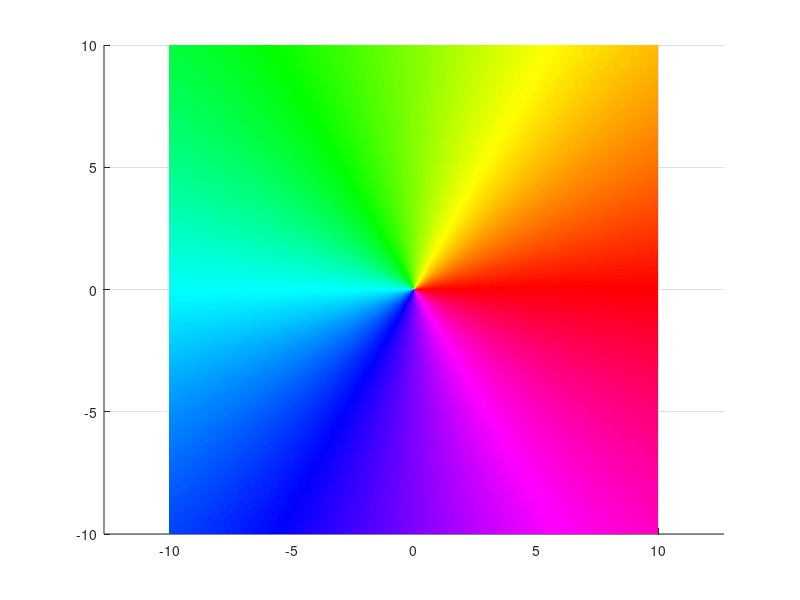
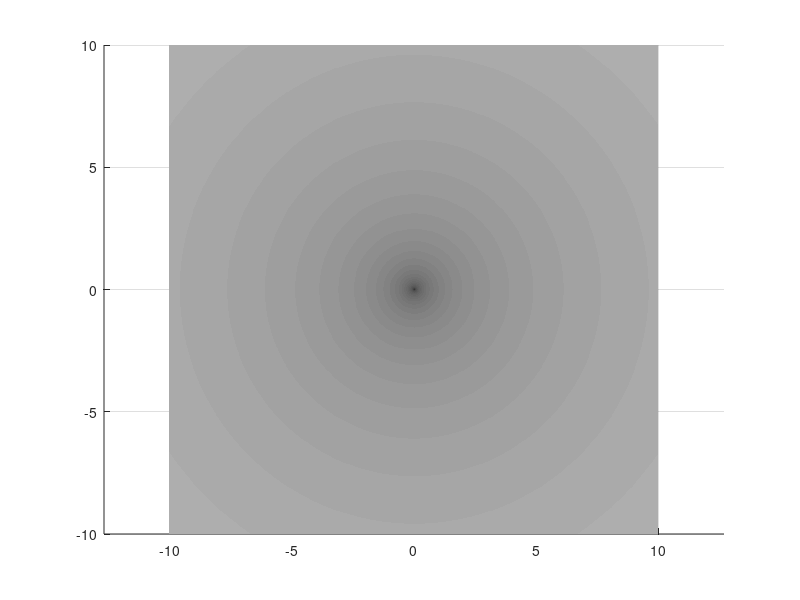
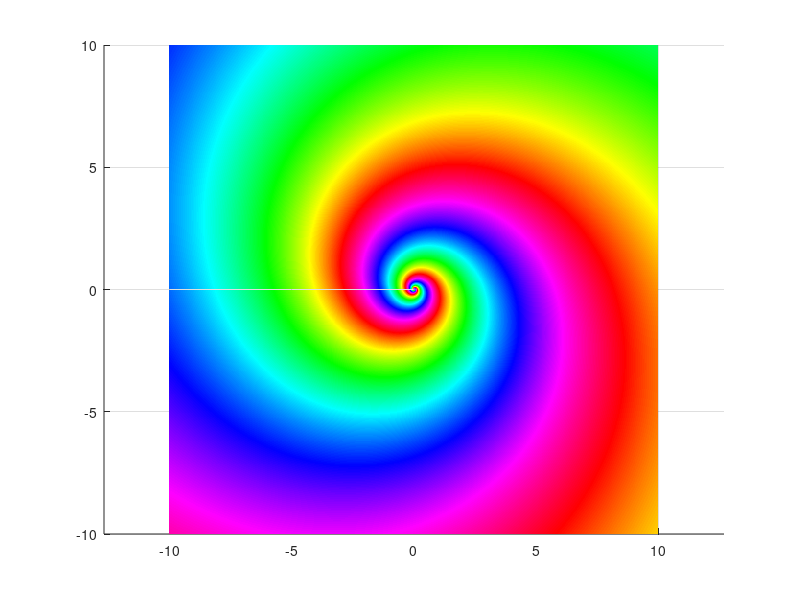
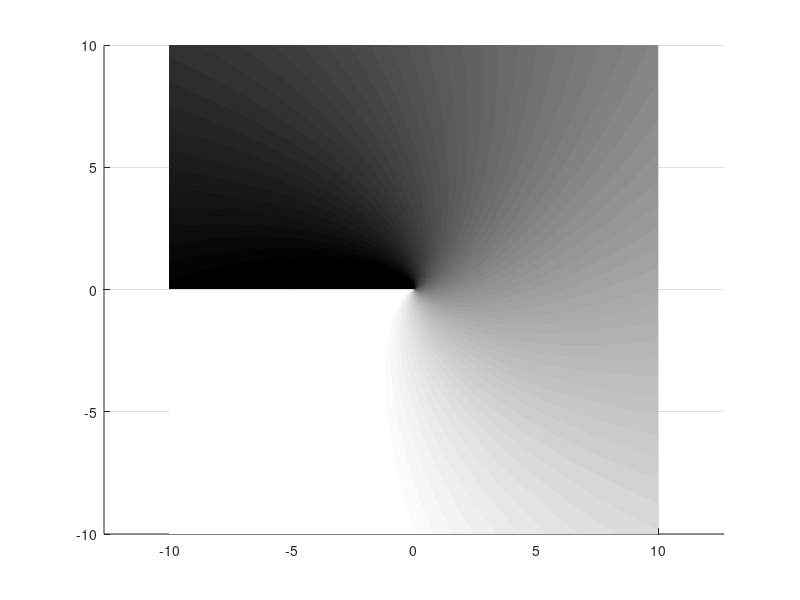

MATLAB code for these plots, in order:
% Plot a complex function

function Cplot
    res = 1000;
    mx = 10;
    xmin = ymin = -mx;
    xmax = ymax = mx;
    xres = yres = res;
    x = linspace(xmin,xmax,xres);
    y = linspace(ymin,ymax,yres);
    [x,y] = meshgrid(x,y);
    z = x+i*y;
    F = z;
    H = F;
    Y = ((z.^(1 + 3*i)));
    G = Y;
%%{
    figure(1);
    p = surf(real(z),imag(z),log10(abs(F)),(angle(-F)));
    set(p,'EdgeColor','none');
    caxis([-pi,pi]);
    colormap(hsv(256));
    view(0,90), axis equal;

    figure(2);
    p = surf(real(z),imag(z),log10(abs(H)),log10(abs(H)));
    set(p,'EdgeColor','none');
    caxis([-pi,pi]);
    colormap(gray(64));
    view(0,90), axis equal;
%}
%%{
    figure(3);
    p = surf(real(z),imag(z),log10(abs(Y)),angle(-Y));
    set(p,'EdgeColor','none');
    caxis([-pi,pi]);
    colormap(hsv(256));
    view(0,90), axis equal; 

    figure(4);
    p = surf(real(z),imag(z),log10(abs(G)),log10(abs(-G)));
    set(p,'EdgeColor','none');
    caxis([-pi,pi]);
    colormap(gray(64));
    view(0,90), axis equal; 
%}
end
